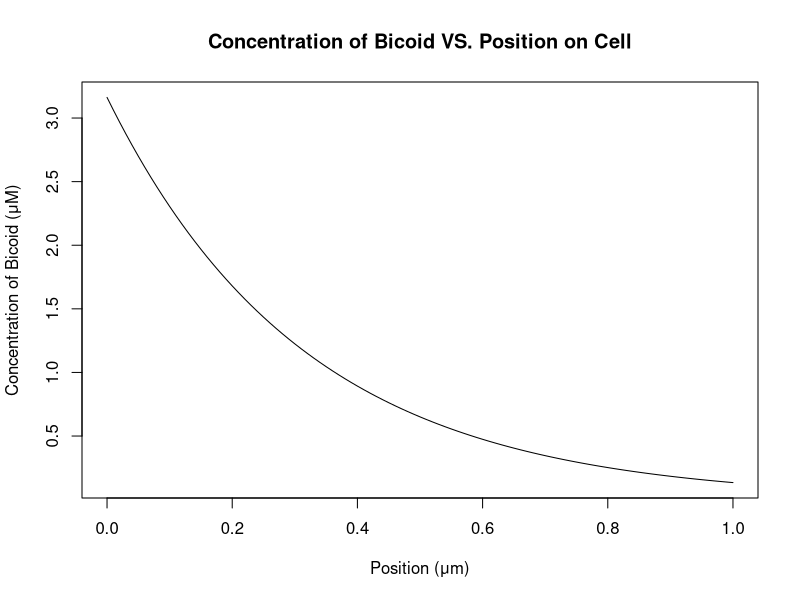
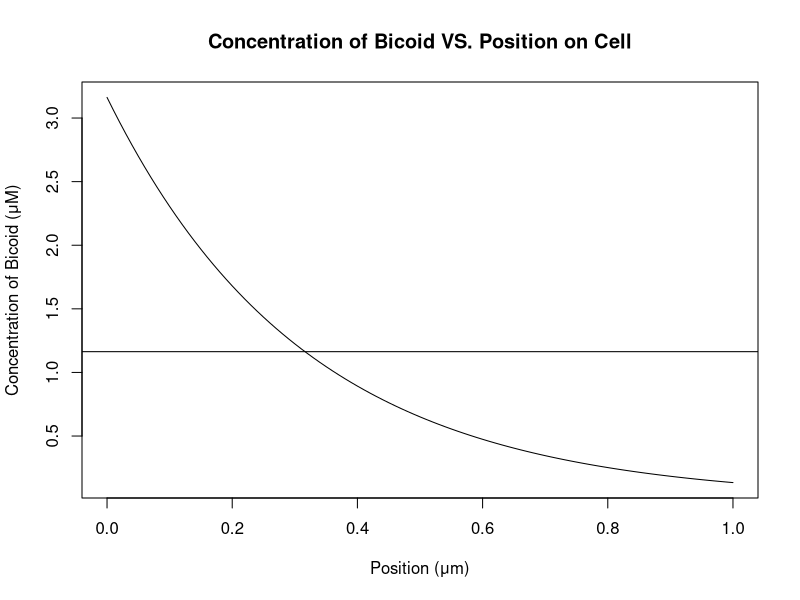
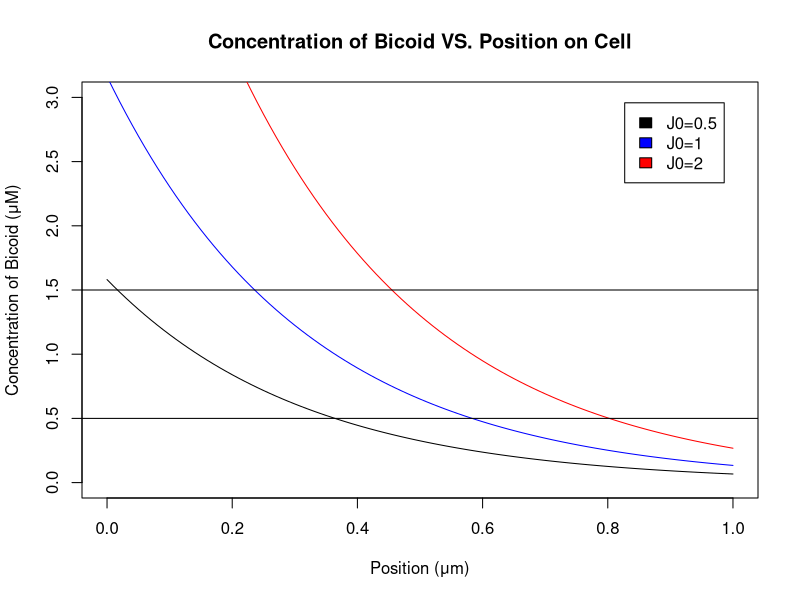
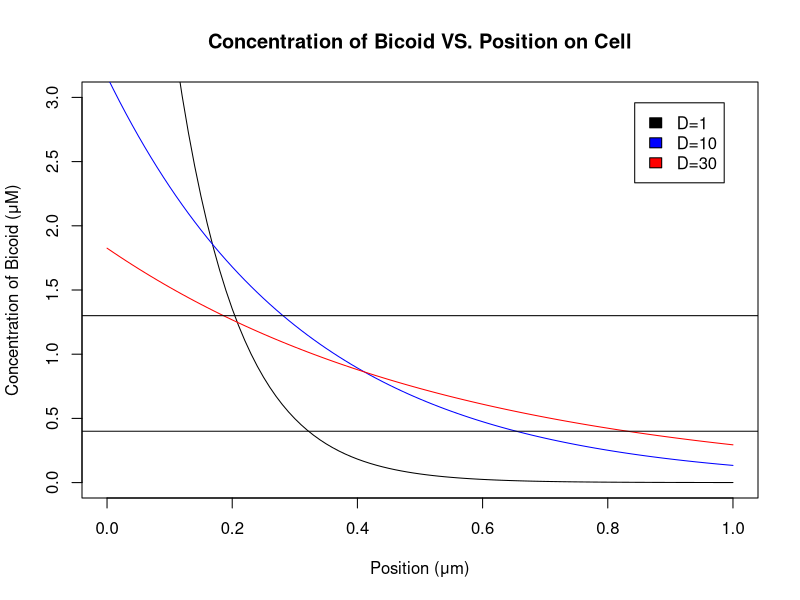
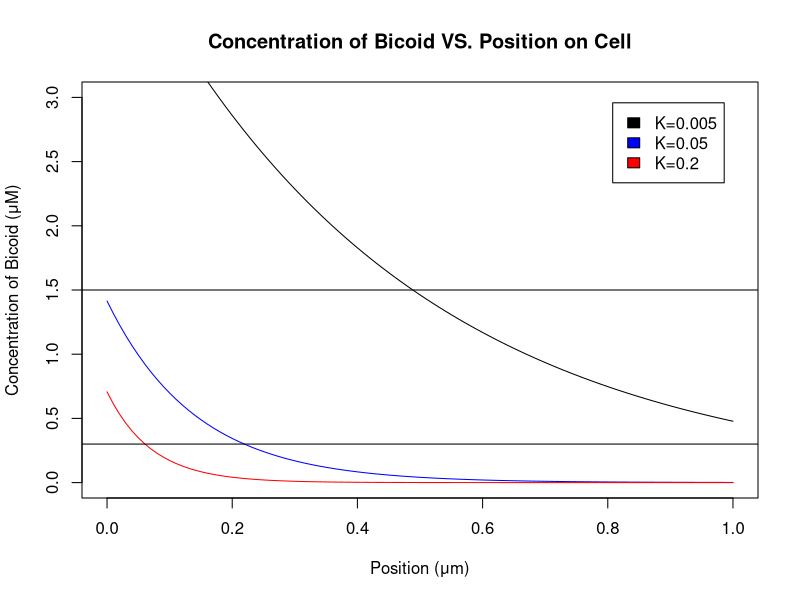
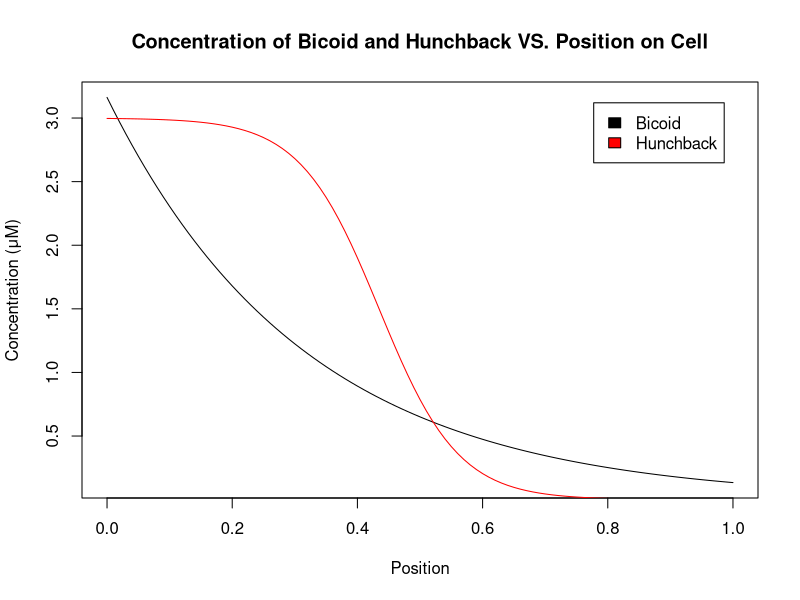
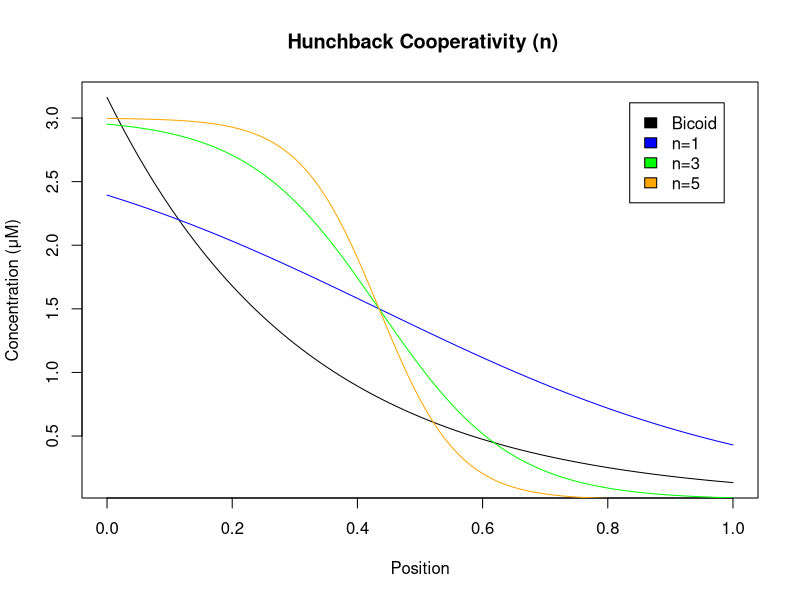
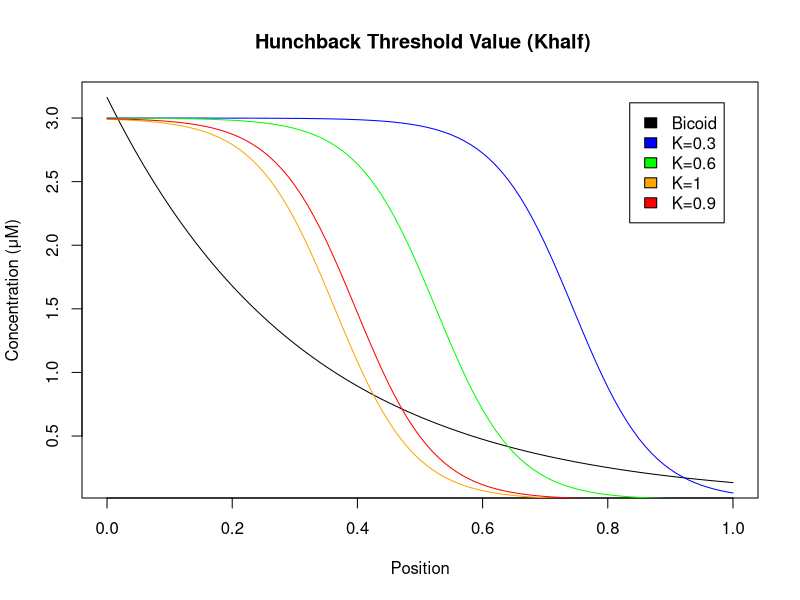

Source code (R) for these figures, in order:
## ---- chunk 1
#This Lab for BIOS 20189 (Fundamentals of Developmental Biology) dealt with graphing the positional concentration of Bicoid, a maternal effect gene that localizes with anterior-posterior patterning on developing Drosophila embryos and is thought to function as a morphogen. Later I also graph the positional concentrations of Hunchback and Kruppel, two other genes implicated in development during embryogenesis.


rm(list=ls())
#Prelab
#parameters
Jo <- 1 # source flux
K<- 0.01 # degradation rate
D<- 10 # diffusivity, diffusion constant, µm^2/sec
L<- 100 # length of cell
Co <- Jo/(sqrt(D*K))
lambda <- sqrt(D/K)

#solve expression
x <- seq(0,100)
C <- Co*exp(-x/lambda)

#plot
plot(x/L, C, type='l', xlab="Position (μm)", ylab="Concentration of Bicoid (μM)", main="Concentration of Bicoid VS. Position on Cell")

## ---- chunk 2

#plot
plot(x/L, C, type='l', xlab="Position (μm)", ylab="Concentration of Bicoid (μM)", main="Concentration of Bicoid VS. Position on Cell")
abline(h=Co/exp(1))

## ---- chunk 3
rm(list=ls())

#PART 1
#3a: Changing Jo
#Jo = 0.5
#parameters
Jo <- 0.5 # source flux
K<- 0.01 # degradation rate
D<- 10 # diffusivity, diffusion constant, µm^2/sec
L<- 100 # length of cell
Co <- Jo/(sqrt(D*K))
lambda <- sqrt(D/K)

#solve expression
x <- seq(0,100)
C <- Co*exp(-x/lambda)

#plot
plot(x/L, C, type='l', xlim=c(0,1), ylim=c(0, 3), xlab="Position (μm)", ylab="Concentration of Bicoid (μM)", main="Concentration of Bicoid VS. Position on Cell", col="black")

#Jo = 1
Jo = 1
Co <- Jo/(sqrt(D*K))
lambda <- sqrt(D/K)
#solve expression
x <- seq(0,100)
C <- Co*exp(-x/lambda)
lines(x/L, C, col="blue")

#Jo = 2
Jo = 2
Co <- Jo/(sqrt(D*K))
lambda <- sqrt(D/K)
#solve expression
x <- seq(0,100)
C <- Co*exp(-x/lambda)
lines(x/L, C, col="red")
abline(h=1.5)
abline(h=0.5)
legend("topright", inset=0.05, c("J0=0.5","J0=1", "J0=2"),fill=c("black", "blue", "red"))

#The gradient gets steeper with higher J0 values, but the greater source flux also causes an elevated concentration of bicoid at the anterior and throughout the embryo compared to lower J0 values.

#As J0 increases, the threshold concentrations are reached more posteriorly because the initial concentration of bicoid is higher, so it takes more "distance" for bicoid concentration to drop to the threshold.

## ---- chunk 4
#3b: Changing D
#D = 1
#parameters
Jo <- 1 # source flux
K<- 0.01 # degradation rate
D<- 1 # diffusivity, diffusion constant, µm^2/sec
L<- 100 # length of cell
Co <- Jo/(sqrt(D*K))
lambda <- sqrt(D/K)
#solve expression
x <- seq(0,100)
C <- Co*exp(-x/lambda)

#plot
plot(x/L, C, type='l', xlim=c(0,1), ylim=c(0, 3), xlab="Position (μm)", ylab="Concentration of Bicoid (μM)", main="Concentration of Bicoid VS. Position on Cell", col="black")

#D = 10
D <- 10
Co <- Jo/(sqrt(D*K))
lambda <- sqrt(D/K)
#solve expression
x <- seq(0,100)
C <- Co*exp(-x/lambda)
lines(x/L, C, col="blue")

#D = 30
D = 30
Co <- Jo/(sqrt(D*K))
lambda <- sqrt(D/K)
#solve expression
x <- seq(0,100)
C <- Co*exp(-x/lambda)
lines(x/L, C, col="red")
abline(h=1.3)
abline(h=0.4)
legend("topright", inset=0.05, c("D=1","D=10", "D=30"),fill=c("black", "blue", "red"))

# Lower D-values give a steeper slope, because bicoid diffuses to a lesser extent, so the gradient is steeper. Higher D-values have a less steep slope because bicoid diffuses across the embryo more readily. 

#As D decreases, the lower threshold concentration is reached sooner (more anteriorly) because the slope is much steeper. As D increases, the slope gets less steep, but the initial concentration of bicoid also decreases. The higher threshold concentration is reached at about the same time in D=30 and D=1, just because D=30 also gives a lower initial concentration of bicoid despite having a less steep slope.
## ---- chunk 5
#3c: Changing K
#K = 0.005
#parameters
Jo <- 1 # source flux
K<- 0.005 # degradation rate
D<- 10 # diffusivity, diffusion constant, µm^2/sec
L<- 100 # length of cell
Co <- Jo/(sqrt(D*K))
lambda <- sqrt(D/K)

#solve expression
x <- seq(0,100)
C <- Co*exp(-x/lambda)

#plot
plot(x/L, C, type='l', xlim=c(0,1), ylim=c(0, 3), xlab="Position (μm)", ylab="Concentration of Bicoid (μM)", main="Concentration of Bicoid VS. Position on Cell", col="black")

#K = 0.05
K <- 0.05
Co <- Jo/(sqrt(D*K))
lambda <- sqrt(D/K)
#solve expression
x <- seq(0,100)
C <- Co*exp(-x/lambda)
lines(x/L, C, col="blue")

#K = 0.2
K = 0.2
Co <- Jo/(sqrt(D*K))
lambda <- sqrt(D/K)
#solve expression
x <- seq(0,100)
C <- Co*exp(-x/lambda)
lines(x/L, C, col="red")
abline(h=0.3)
abline(h=1.5)
legend("topright", inset=0.05, c("K=0.005","K=0.05", "K=0.2"),fill=c("black", "blue", "red"))


#The initial concentration of bicoid at the anterior is much higher for low K values than for higher ones, because less bicoid is degraded when K is low. Throughout the embryo, if the degradation rate is low, the overall levels of bicoid are much higher than normal and decrease at a lower rate, which may lead to problems with using bicoid as a determinant.

#The threshold concentration is reached more posteriorly with smaller values of K, which make sense because bicoid is being degraded at a slower rate, so it takes a longer distance to reach the threshold.

## ---- chunk 6
#PART 2
#5
Hbmax<-3 # max value bound
Khalf<-0.8 # half amount of bicoid bound, threshold value
n<-5 # Hill coefficient

#reset parameters
Jo <- 1 # source flux
K<- 0.01 # degradation rate
D<- 10 # diffusivity, diffusion constant, µm^2/sec
L<- 100 # length of cell
Co <- Jo/(sqrt(D*K))
lambda <- sqrt(D/K)

#solve expression for Bicoid
x <- seq(0,100)
C <- Co*exp(-x/lambda)
#solve expression for Hunchback
hunchback <- Hbmax*(C^n)/(C^n + Khalf^n)

#plot
plot(x/L, C, type='l', xlab="Position", ylab="Concentration (μM)", main="Concentration of Bicoid and Hunchback VS. Position on Cell", col="black")

lines(x/L, hunchback, col="red")

legend("topright", inset=0.05, c("Bicoid","Hunchback"),fill=c("black", "red"))

#The concentration of hunchback is kind of sigmoidal in shape: it starts off at a plateau, then once a certain concentration is reached, suddenly drops off and then flattens out again. This is opposed to the gradual decline of bicoid from anterior to posterior. This suggests that hunchback may be cooperative, and may also depend on a threshold concentration.

## ---- chunk 7
#6a: changing n

#bicoid plot
plot(x/L, C, type='l', xlab="Position", ylab="Concentration (μM)", main=" Hunchback Cooperativity (n)", col="black")

n <- 1
#solve expression for Hunchback
hunchback <- Hbmax*(C^n)/(C^n + Khalf^n)
lines(x/L, hunchback, col="blue")

n <- 3
#solve expression for Hunchback
hunchback <- Hbmax*(C^n)/(C^n + Khalf^n)
lines(x/L, hunchback, col="green")

n <- 5
#solve expression for Hunchback
hunchback <- Hbmax*(C^n)/(C^n + Khalf^n)
lines(x/L, hunchback, col="orange")

legend("topright", inset=0.05, c("Bicoid","n=1", "n=3", "n=5"),fill=c("black","blue", "green", "orange"))

#As the cooperativity increases, the shape of the graph becomes more sigmoidal. Because the threshold (Khalf) did not change, the hunchback curves all intersect at the same location.


## ---- chunk 8
#6a: changing Khalf
n <- 5
#bicoid plot
plot(x/L, C, type='l', xlab="Position", ylab="Concentration (μM)", main=" Hunchback Threshold Value (Khalf)", col="black")

Khalf <- 0.3
#solve expression for Hunchback
hunchback <- Hbmax*(C^n)/(C^n + Khalf^n)
lines(x/L, hunchback, col="blue")

Khalf <- 0.6
#solve expression for Hunchback
hunchback <- Hbmax*(C^n)/(C^n + Khalf^n)
lines(x/L, hunchback, col="green")

Khalf <- 1
#solve expression for Hunchback
hunchback <- Hbmax*(C^n)/(C^n + Khalf^n)
lines(x/L, hunchback, col="orange")

Khalf <- 0.9
#solve expression for Hunchback
hunchback <- Hbmax*(C^n)/(C^n + Khalf^n)
lines(x/L, hunchback, col="red")

legend("topright", inset=0.05, c("Bicoid","K=0.3", "K=0.6", "K=1", "K=0.9"),fill=c("black","blue", "green", "orange", "red"))

#As the threshold value for activation of Hunchback decreases, the sharp decline in Hunchback is pushed more posteriorly. This makes sense because it takes a greater distance for Hunchback to activate when Khalf is smaller. The shape stays the same here because cooperativity did not change.

#Judging by the experimental figure, it seems that n=5 and K=0.9 are the optimal values for hunchback, because that K value will make the Hunchback curve intersect bicoid at a position of about 0.5, and that n value makes the slope seem to be the correct steepness.

#Greater cooperativity (greater steepness) causes the threshold value to be reached at more anterior positions along the embryo. A higher Khalf results in the threshold being reached at more anterior positions. Because the threshold determines the activation of Hb, these will alter the body patterning of the embryo.

## ---- chunk 9

#PART 3

#reset parameters
Jo <- 1 # source flux
K<- 0.01 # degradation rate
D<- 10 # diffusivity, diffusion constant, µm^2/sec
L<- 100 # length of cell
Co <- Jo/(sqrt(D*K))
lambda <- sqrt(D/K)
#best Hunchback parameters
Hbmax<- 3 # max value bound
Khalf<- 0.9 # half amount of bicoid bound, threshold value
n<- 5 # Hill coefficient


# Kruppel parameters
kinh<-1 #1/2 way inhibitory
kact<-1 #1/2 way activation
m<-5 #activation hill coefficient
p<-5 #inhibitory hill coefficient
B0<-11 #production rate


#solve expression for Bicoid
x <- seq(0,100)
C <- Co*exp(-x/lambda)
#solve expression for Hunchback
hunchback <- Hbmax*(C^n)/(C^n + Khalf^n)
#solve expression for Kruppel
kruppel <- B0*(hunchback^m)/(hunchback^m + kact^m)*(kinh^p)/(kinh^p + hunchback^p)

#plot Bicoid
plot(x/L, C, type='l', xlab="Position", ylab="Concentration (μM)", main="Concentration VS. Position on Cell", col="black")
#plot Hunchback
lines(x/L, hunchback, col="red")
#plot Kruppel
lines(x/L, kruppel, col="green")
legend("topright", inset=0.05, c("Bicoid","Hunchback", "Kruppel"),fill=c("black", "red", "green"))

#The kruppel curve is expressed in a small range of positions from about 0.4 to 0.55, and its peak seems to coincide with the decline of bicoid and hunchback. These observations are in line with kruppel being inhibited by both high and low concentrations of hunchback.
## ---- chunk 10
#8a: varying m

#m = 1
m<-1 #activation hill coefficient
p<-5 #inhibitory hill coefficient
kruppel <- B0*(hunchback^m)/(hunchback^m + kact^m)*(kinh^p)/(kinh^p + hunchback^p)
plot(x/L, kruppel, type='l', xlab="Position", ylab="Concentration (μM)", main="Concentration of Kruppel VS. Position on Cell (m)", col="black")

#m = 3
m<- 3
kruppel <- B0*(hunchback^m)/(hunchback^m + kact^m)*(kinh^p)/(kinh^p + hunchback^p)
lines(x/L, kruppel, col="blue")

#m = 5
m<- 5
kruppel <- B0*(hunchback^m)/(hunchback^m + kact^m)*(kinh^p)/(kinh^p + hunchback^p)
lines(x/L, kruppel, col="red")
legend("topright", inset=0.05, c("m = 1","m = 3", "m = 5"),fill=c("black", "blue", "red"))

#varying p
#p = 1
m<- 5 #activation hill coefficient
p<- 1 #inhibitory hill coefficient
kruppel <- B0*(hunchback^m)/(hunchback^m + kact^m)*(kinh^p)/(kinh^p + hunchback^p)
plot(x/L, kruppel, type='l', xlab="Position", ylab="Concentration (μM)", main="Concentration of Kruppel VS. Position on Cell (p)", col="black")

#p = 3
p<- 3 #inhibitory hill coefficient
kruppel <- B0*(hunchback^m)/(hunchback^m + kact^m)*(kinh^p)/(kinh^p + hunchback^p)
lines(x/L, kruppel, col="blue")

#p = 5
p<- 5 #inhibitory hill coefficient
kruppel <- B0*(hunchback^m)/(hunchback^m + kact^m)*(kinh^p)/(kinh^p + hunchback^p)
lines(x/L, kruppel, col="red")
legend("topright", inset=0.05, c("p = 1","p = 3", "p = 5"),fill=c("black", "blue", "red"))

#When m, the activation hill coefficient, is increased, it makes the peak of the Kruppel curve less broad and more defined (over a smaller range of positions). When m is decreased, it broadens the range of Kruppel expression towards the posterior side. When p, the inhibition hill coefficient, is increased, Kruppel is expressed in a more defined peak over a smaller range of positions. When p is decreased, the peak broadens more towards the anterior side. This suggests that cooperativity is important for both activation and inhibition of Kruppel expression.

## ---- chunk 11
#8b: varying Kact

#Kact = 0.5
m<-5 #activation hill coefficient
p<-5 #inhibitory hill coefficient
kact <- 0.5
kruppel <- B0*(hunchback^m)/(hunchback^m + kact^m)*(kinh^p)/(kinh^p + hunchback^p)
plot(x/L, kruppel, type='l', xlab="Position", ylab="Concentration (μM)", xlim=c(0,1), ylim=c(0,10), main="Concentration of Kruppel VS. Position on Cell (Kact)", col="black")

#Kact = 1
kact <- 1
kruppel <- B0*(hunchback^m)/(hunchback^m + kact^m)*(kinh^p)/(kinh^p + hunchback^p)
lines(x/L, kruppel, col="blue")

#Kact = 3
kact <- 3
kruppel <- B0*(hunchback^m)/(hunchback^m + kact^m)*(kinh^p)/(kinh^p + hunchback^p)
lines(x/L, kruppel, col="red")
legend("topright", inset=0.05, c("Kact = 0.5","Kact = 1", "Kact = 3"),fill=c("black", "blue", "red"))

#varying Kinh
#Kinh = 0.5
kact <- 1
kinh <- 0.5
kruppel <- B0*(hunchback^m)/(hunchback^m + kact^m)*(kinh^p)/(kinh^p + hunchback^p)
plot(x/L, kruppel, type='l', xlab="Position", ylab="Concentration (μM)", xlim=c(0,1), ylim=c(0,10), main="Concentration of Kruppel VS. Position on Cell (Kinh)", col="black")

#Kinh = 1
kinh <- 1
kruppel <- B0*(hunchback^m)/(hunchback^m + kact^m)*(kinh^p)/(kinh^p + hunchback^p)
lines(x/L, kruppel, col="blue")

#Kinh = 3
kinh <- 3 #inhibitory hill coefficient
kruppel <- B0*(hunchback^m)/(hunchback^m + kact^m)*(kinh^p)/(kinh^p + hunchback^p)
lines(x/L, kruppel, col="red")
legend("topright", inset=0.05, c("Kinh = 0.5","Kinh = 1", "Kinh = 3"),fill=c("black", "blue", "red"))

#When Kact is increased, the concentration of Kruppel decreases in amplitude. When Kinh is increased, the concentration of Kruppel becomes more spread out (towards the anterior part) and also increases in amplitude.

# testing Kruppel parameters: position = 0.55, concentration = 3.5
kinh<- 0.7 #1/2 way inhibitory
kact<-0.8 #1/2 way activation
m<-1 #activation hill coefficient
p<-4 #inhibitory hill coefficient
kruppel <- B0*(hunchback^m)/(hunchback^m + kact^m)*(kinh^p)/(kinh^p + hunchback^p)
plot(x/L, kruppel, type='l', xlab="Position", ylab="Concentration (μM)", xlim=c(0,1), ylim=c(0,3.6), main="Optimal Parameters for Kruppel", col="black")

#These parameters give a Kruppel curve that looks similar to the one in the figure: Kinh = 0.7, Kact = 0.8, m = 1, and p=4.

#Greater cooperativity, both for inhibition and activation, make the Kruppel peak more defined. Changing p, the inhibitory hill coefficient, makes a greater impact on the expression than changing m, the activation hill coefficient. This also goes for Kact and Kinh: changing Kinh makes a more drastic impact on the graph than changing Kact by the same amount. In general, changing the steepness and threshold values will cause changes in the intensity (the gradient will become more diffuse or concentrated), and the anterior-posterior position of Kruppel expression. These will ultimately result in changes for body segmentation patterning.


